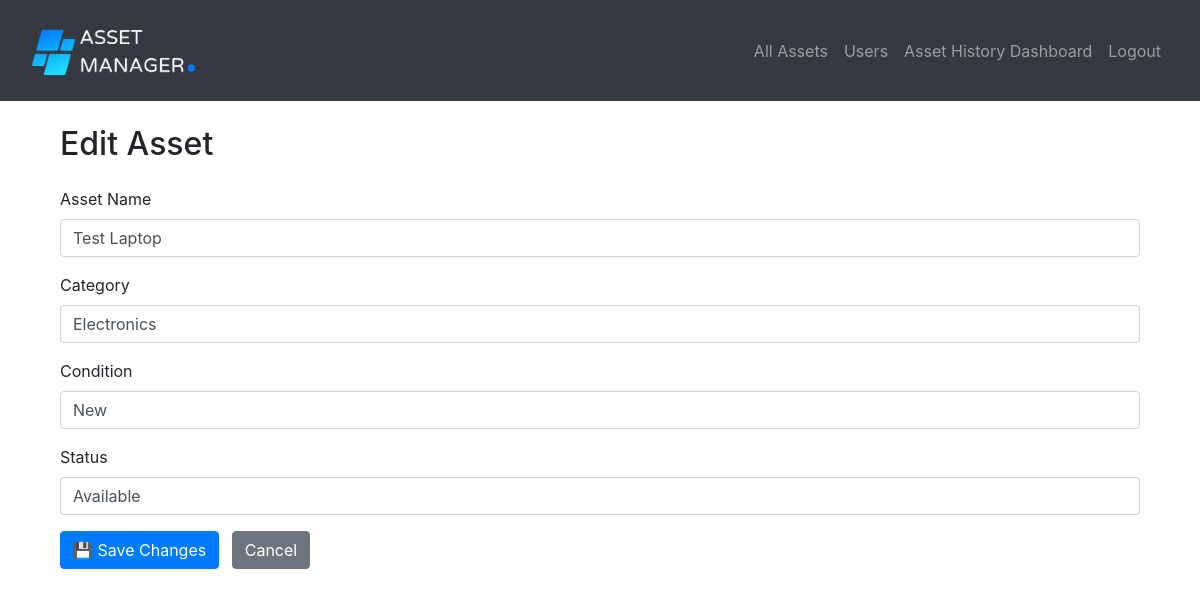
Screenshot of /edit-asset/1 (signed in) with the database file from the repository.
### website/models.py (models this page shows)
class Asset(db.Model):
    id = db.Column(db.Integer, primary_key=True)
    asset_name = db.Column(db.String(150))
    category = db.Column(db.String(150))
    purchase_date = db.Column(db.Date)
    condition = db.Column(db.String(150))
    status = db.Column(db.String(150))
    created_by = db.Column(db.Integer, db.ForeignKey('user.id'))
    assigned_to = db.Column(db.Integer, db.ForeignKey('user.id'), nullable=True)
    asset_history = db.relationship('Asset_History', back_populates='asset', passive_deletes=True)
    creator = db.relationship('User', foreign_keys=[created_by])
    assignee = db.relationship('User', foreign_keys=[assigned_to])

### website/views.py (the view, shortened to what this page needs)
@views.route('/edit-asset/<int:id>', methods=['GET', 'POST'])
@login_required
def edit_asset(id):
    asset = Asset.query.get_or_404(id)
    if not asset:
        flash("Asset not found or you don't have permission to edit it.", category="error")
        return redirect(url_for('views.home'))
    return render_template('edit_asset.html', asset=asset, user=current_user)

### website/__init__.py (called while the page is built)
def create_app():
    app = Flask(__name__)
    app.config['SECRET_KEY'] = 'qwertyuiop'
    if 'SQLALCHEMY_DATABASE_URI' not in app.config:
        DB_NAME = os.path.join(os.path.dirname(__file__), 'database.db')
        app.config['SQLALCHEMY_DATABASE_URI'] = f'sqlite:///{DB_NAME}'
    db.init_app(app)
    from .views import views
    from .auth import auth
    app.register_blueprint(views, url_prefix='/')
    app.register_blueprint(auth, url_prefix='/')
    from .models import User, Asset
    create_database(app)
    login_manager = LoginManager()
    login_manager.login_view = 'auth.login'
    login_manager.init_app(app)
    @login_manager.user_loader
    def load_user(id):
        return User.query.get(int(id))
    return app

### website/templates/edit_asset.html (shortened to what this page needs)
{% extends "base.html" %}
{% block content %}
<div class="container mt-4">
  <h2 class="mb-4">Edit Asset</h2>
  <form method="POST" class="needs-validation" novalidate>
    <div class="mb-3">
      <label for="assetName" class="form-label">Asset Name</label>
      <input type="text" class="form-control" id="assetName" name="asset_name" value="{{ asset.asset_name }}" required>
    </div>
    <div class="mb-3">
      <label for="category" class="form-label">Category</label>
      <input type="text" class="form-control" id="category" name="category" value="{{ asset.category }}" required>
    </div>
    <div class="mb-3">
      <label for="condition" class="form-label">Condition</label>
      <input type="text" class="form-control" id="condition" name="condition" value="{{ asset.condition }}">
    </div>
    <div class="mb-3">
      <label for="status" class="form-label">Status</label>
      <input type="text" class="form-control" id="status" name="status" value="{{ asset.status }}">
    </div>
    <button type="submit" class="btn btn-primary">💾 Save Changes</button>
    <a href="{{ url_for('views.home') }}" class="btn btn-secondary ms-2">Cancel</a>
  </form>
</div>
{% endblock %}

### rows the page displays
Asset: asset_name "Test Laptop", category "Electronics", condition "New", status "Available"
